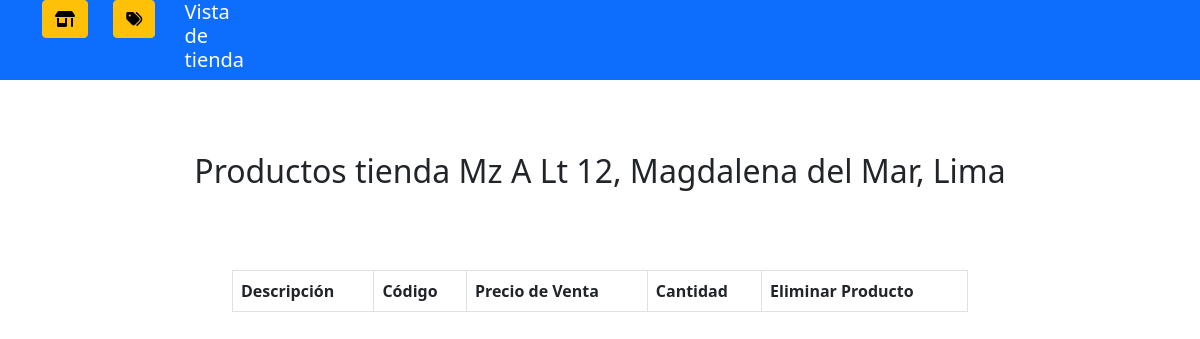
Page /verTienda/4/ on the committed database.
### tiendas/models.py (models this page shows, shortened)
class tiendaInfo(models.Model):
    direccion = models.CharField(max_length=32, blank=True, null=True)
    provincia = models.CharField(max_length=32, blank=True, null=True)
    region = models.CharField(max_length=32, blank=True, null=True)
    fechaCreacion = models.CharField(max_length=32, blank=True, null=True)
    telefonoContacto = models.CharField(max_length=32, blank=True, null=True)

### tiendas/views.py (the view)
# urls.py: path('verTienda/<str:idTienda>/', views.verTienda, name='verTienda'),
def verTienda(request, idTienda):
    cache.set('idTienda',idTienda)
    tiendaSeleccionada = tiendaInfo.objects.get(id=idTienda)
    productosTienda = tiendaSeleccionada.productoinfo_set.all().order_by('id')
    context = {
        'tiendaSeleccionada': tiendaSeleccionada,
        'productosTot': productosTienda
    }
    return render(request, 'verTienda.html', context)

### tiendas/templates/verTienda.html (shortened to what this page needs)
{% load static %}
<!DOCTYPE html>
<html>
    <head>
        <link href="https://cdn.jsdelivr.net/npm/bootstrap@5.0.2/dist/css/bootstrap.min.css" rel="stylesheet">
        <link rel="stylesheet" href="https://cdnjs.cloudflare.com/ajax/libs/font-awesome/6.3.0/css/all.min.css" />
    </head>
    <body>
        <div class="bg-primary">
            <div class="container">
                <div class="row">
                    <div class="col-3 text-white">
                        <div class="row">
                            <div class="col-3" >
                                <a class="btn btn-warning" href="{% url 'tiendas:gestionTienda' %}"><i class="fa-solid fa-shop"></i></a>
                            </div>
                            <div class="col-3">
                                <a class="btn btn-warning" href="{% url 'tiendas:productos' %}"><i class="fa-solid fa-tags"></i></a>
                            </div>
                            <div class="col-3">
                                <h5>Vista de tienda</h5>
                            </div>
                        </div>
                    </div>
                </div>
            </div>
        </div>
        <br>
        <div class="mt-5 text-center">
            <h2>Productos tienda {{ tiendaSeleccionada.direccion }}, {{ tiendaSeleccionada.provincia }}, {{ tiendaSeleccionada.region }}</h2>
        </div>
        <br>
        <div class="mt-5 container">
            <div class="row justify-content-center">
                <div class="col-8">
                    <table class="table table-bordered">
                        <thead>
                            <th>Descripción</th>
                            <th>Código</th>
                            <th>Precio de Venta</th>
                            <th>Cantidad</th>
                            <th>Eliminar Producto</th>
                        </thead>
                    </table>
                </div>
            </div>
        </div>
    </body>
</html>

### rows in the picture
tiendaInfo: direccion "Mz A Lt 12", provincia "Magdalena del Mar", region "Lima"
